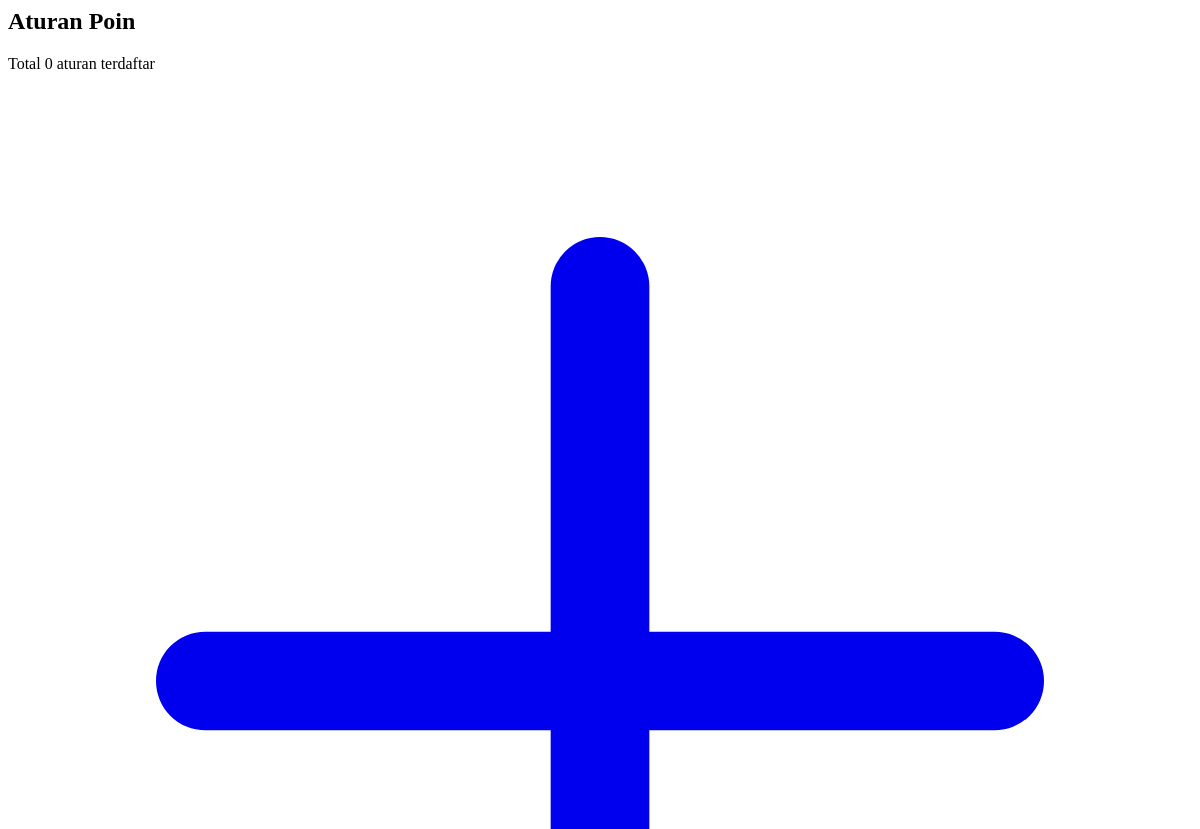
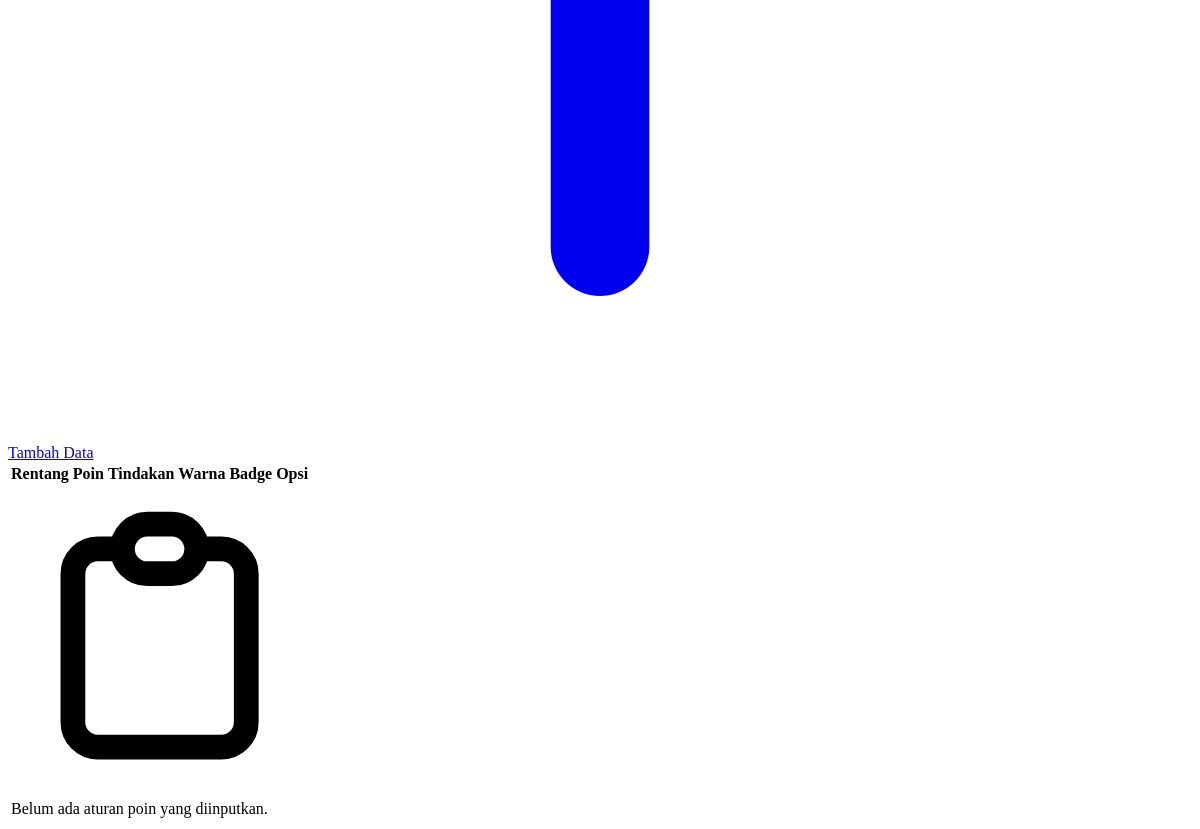
The page /pages/aturan_poin/aturan_poin.php on the database as committed earlier (2 pictures, top to bottom).
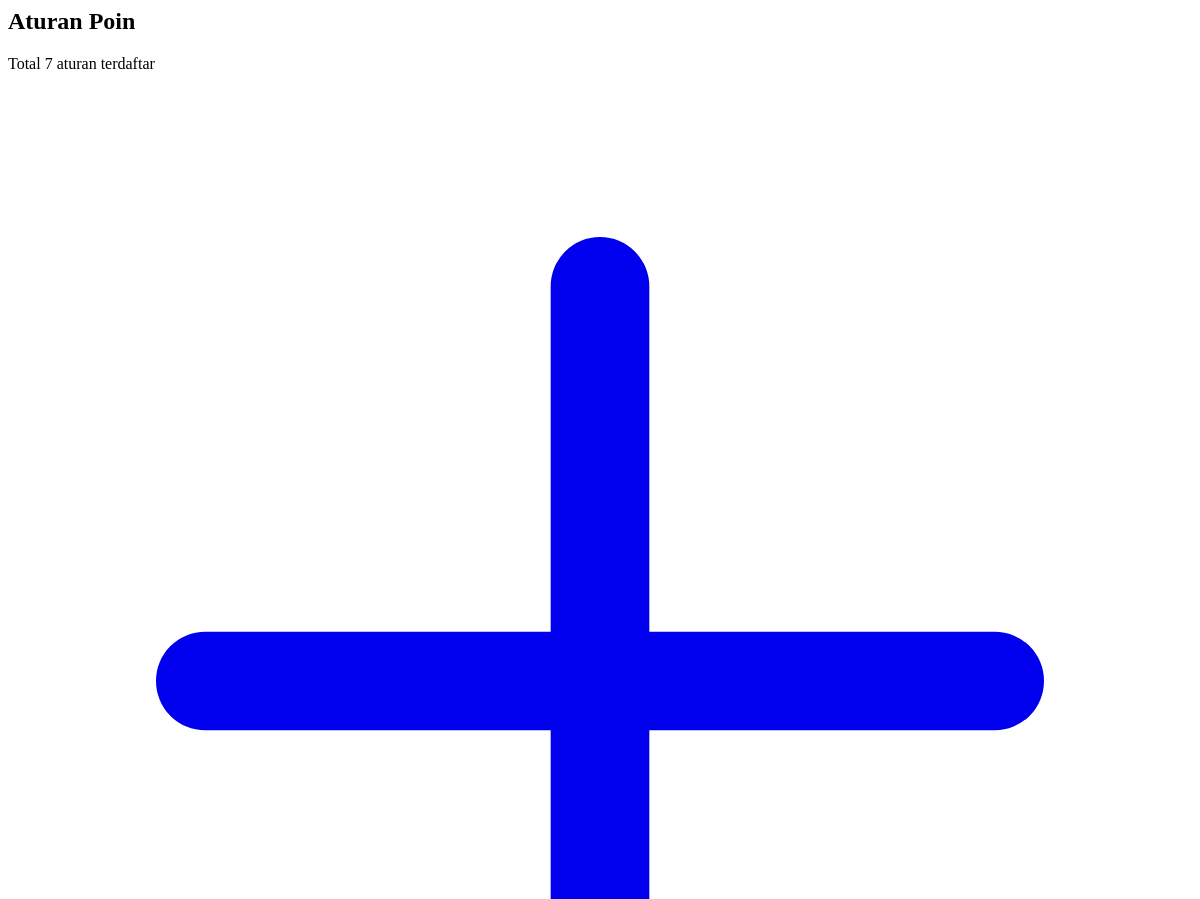
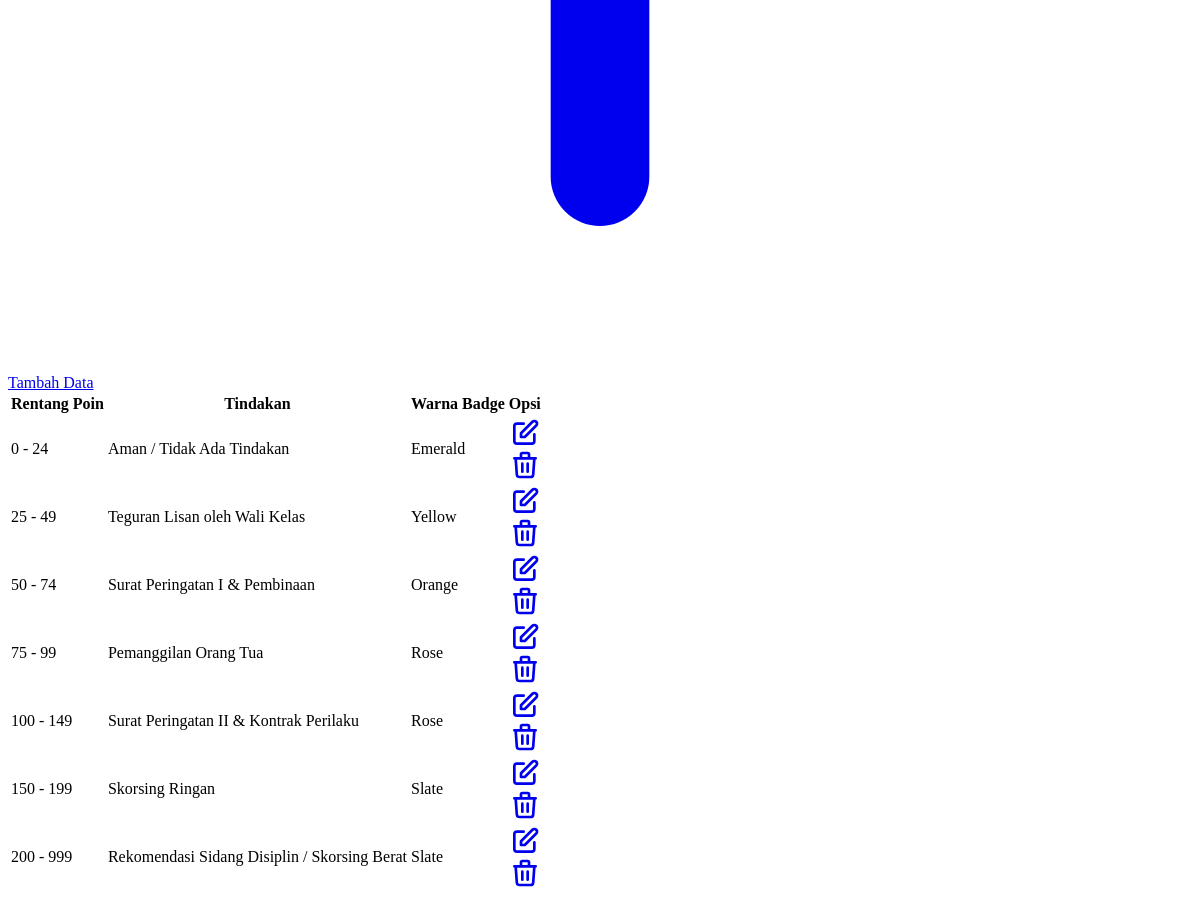
The same page on the database as committed later (2 pictures, top to bottom).
### tables this page shows
CREATE TABLE `aturan_poin` (
  `id` int NOT NULL,
  `min_poin` int NOT NULL,
  `max_poin` int NOT NULL,
  `tindakan` varchar(255) NOT NULL,
  `warna` varchar(50) NOT NULL
);

### pages/aturan_poin/aturan_poin.php (the view, shortened to what this page needs)
<?php
include __DIR__ . '/../../config/connection.php';
$query_create = "
CREATE TABLE IF NOT EXISTS aturan_poin (
    id INT AUTO_INCREMENT PRIMARY KEY,
    min_poin INT NOT NULL,
    max_poin INT NOT NULL,
    tindakan VARCHAR(255) NOT NULL,
    warna VARCHAR(50) NOT NULL
) ENGINE=InnoDB DEFAULT CHARSET=utf8mb4;
";
mysqli_query($connect, $query_create);
$query = "SELECT * FROM aturan_poin ORDER BY min_poin ASC";
$result = mysqli_query($connect, $query);
$total_data = mysqli_num_rows($result);
function getWarnaClass($warna) {
    switch(strtolower($warna)) {
        case 'emerald': return 'bg-emerald-50 text-emerald-600 ring-emerald-200';
        case 'yellow': return 'bg-yellow-50 text-yellow-600 ring-yellow-200';
        case 'orange': return 'bg-orange-50 text-orange-600 ring-orange-200';
        case 'rose': return 'bg-rose-50 text-rose-600 ring-rose-200';
        case 'slate': return 'bg-slate-50 text-slate-700 ring-slate-200';
    }
}
?>
<link rel="stylesheet" href="https://cdnjs.cloudflare.com/ajax/libs/animate.css/4.1.1/animate.min.css"/>
<div class="animate__animated animate__fadeIn p-4 md:p-8">
    <div class="max-w-6xl mx-auto">
        <div class="bg-white rounded-3xl shadow-sm border border-slate-100 overflow-hidden">
            <div class="p-6 border-b border-slate-100">
                <div class="flex items-center justify-between">
                    <div>
                        <h2 class="text-2xl font-bold text-slate-800 tracking-tight">
                            Aturan Poin
                        </h2>
                        <p class="text-sm text-slate-500">
                            Total <span class="font-bold text-indigo-600"><?= $total_data ?></span> aturan terdaftar
                        </p>
                    </div>
                    <a href="aturan_poin_tambah"
                       class="inline-flex items-center gap-2 px-6 py-3 bg-indigo-600 hover:bg-indigo-700 text-white text-sm font-semibold rounded-2xl transition-all shadow-md hover:shadow-indigo-200">
                        <svg xmlns="http://www.w3.org/2000/svg" class="h-5 w-5" fill="none" viewBox="0 0 24 24" stroke="currentColor">
                            <path stroke-linecap="round" stroke-linejoin="round" stroke-width="2" d="M12 4v16m8-8H4" />
                        </svg>
                        Tambah Data
                    </a>
                </div>
            </div>
            <div class="overflow-x-auto">
                <table class="min-w-full text-sm text-left">
                    <thead>
                        <tr class="bg-slate-50/50 text-slate-400 text-[11px] uppercase tracking-widest font-bold">
                            <th class="px-8 py-5">Rentang Poin</th>
                            <th class="px-8 py-5">Tindakan</th>
                            <th class="px-8 py-5 text-center">Warna Badge</th>
                            <th class="px-8 py-5 text-right">Opsi</th>
                        </tr>
                    </thead>
                    <tbody class="divide-y divide-slate-50">
                        <?php if ($total_data > 0): ?>
                            <?php while($item = mysqli_fetch_assoc($result)): ?>
                            <tr class="group hover:bg-slate-50/80 transition-all duration-200">
                                <td class="px-8 py-5">
                                    <div class="flex flex-col">
                                        <span class="font-bold text-slate-800 text-base">
                                            <?= $item['min_poin'] ?> - <?= $item['max_poin'] ?>
                                        </span>
                                    </div>
                                </td>
                                <td class="px-8 py-5">
                                    <span class="font-bold text-slate-700">
                                        <?= htmlspecialchars($item['tindakan']) ?>
                                    </span>
                                </td>
                                <td class="px-8 py-5 text-center">
                                    <span class="inline-flex items-center px-4 py-1.5 rounded-xl text-xs font-bold <?= getWarnaClass($item['warna']) ?> ring-1 ring-inset ring-current/10">
                                        <?= ucfirst(htmlspecialchars($item['warna'])) ?>
                                    </span>
                                </td>
                                <td class="px-8 py-5 text-right">
                                    <div class="flex justify-end items-center gap-2">
                                        <a href="aturan_poin_edit?id=<?= $item['id'] ?>"
                                           class="p-2.5 text-slate-400 hover:text-indigo-600 hover:bg-indigo-50 rounded-xl transition-all border border-transparent hover:border-indigo-100"
                                           title="Edit Data">
                                            <svg xmlns="http://www.w3.org/2000/svg" class="h-5 w-5" fill="none" viewBox="0 0 24 24" stroke="currentColor">
                                                <path stroke-linecap="round" stroke-linejoin="round" stroke-width="2" d="M11 5H6a2 2 0 00-2 2v11a2 2 0 002 2h11a2 2 0 002-2v-5m-1.414-9.414a2 2 0 112.828 2.828L11.828 15H9v-2.828l8.586-8.586z" />
                                            </svg>
                                        </a>
                                        <a href="aturan_poin_hapus?id=<?= $item['id'] ?>"
                                           class="p-2.5 text-slate-400 hover:text-rose-600 hover:bg-rose-50 rounded-xl transition-all border border-transparent hover:border-rose-100"
                                           title="Hapus Data">
                                            <svg xmlns="http://www.w3.org/2000/svg" class="h-5 w-5" fill="none" viewBox="0 0 24 24" stroke="currentColor">
                                                <path stroke-linecap="round" stroke-linejoin="round" stroke-width="2" d="M19 7l-.867 12.142A2 2 0 0116.138 21H7.862a2 2 0 01-1.995-1.858L5 7m5 4v6m4-6v6m1-10V4a1 1 0 00-1-1h-4a1 1 0 00-1 1v3M4 7h16" />
                                            </svg>
                                        </a>
                                    </div>
                                </td>
                            </tr>
                            <?php endwhile; ?>
                        <?php else: ?>
                            <tr>
                                <td colspan="4" class="px-8 py-20 text-center">
                                    <div class="inline-flex items-center justify-center w-16 h-16 rounded-3xl bg-slate-50 mb-4">
                                    </div>
                                    <p class="text-slate-400 font-medium italic">
                                        Belum ada aturan poin yang diinputkan.
                                    </p>
                                </td>
                            </tr>
                        <?php endif; ?>
                    </tbody>
                </table>
            </div>
        </div>
    </div>
</div>

Rows that differ between the two databases and show on the page:
added aturan_poin: min_poin "0", max_poin "24", tindakan "Aman / Tidak Ada Tindakan", warna "Emerald"
added aturan_poin: min_poin "25", max_poin "49", tindakan "Teguran Lisan oleh Wali Kelas", warna "Yellow"
added aturan_poin: min_poin "50", max_poin "74", tindakan "Surat Peringatan I & Pembinaan", warna "Orange"
added aturan_poin: min_poin "75", max_poin "99", tindakan "Pemanggilan Orang Tua", warna "Rose"
added aturan_poin: min_poin "100", max_poin "149", tindakan "Surat Peringatan II & Kontrak Perilaku", warna "Rose"
added aturan_poin: min_poin "150", max_poin "199", tindakan "Skorsing Ringan", warna "Slate"
added aturan_poin: min_poin "200", max_poin "999", tindakan "Rekomendasi Sidang Disiplin / Skorsing Berat", warna "Slate"
Other text that changed with them:
$total_data: "0" → "7"
text no longer shown: "Belum ada aturan poin yang diinputkan."
